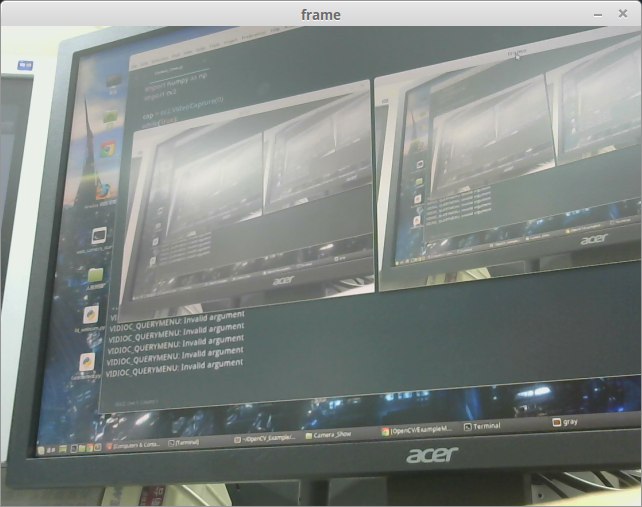
#> input picture ExampleMD/Camera_Show/Camera_Show.png, 642 x 507 px, given in place of the camera
$ python DoubleClick_Auto_MatchHair.py   (Python 2 division)
#> lines starting #> are read from the running program, lines starting #| are printed output that depends on the picture; after the words box and inside, x2 and y2 are one past the last pixel; in counts of white or black regions, pixels touching at a corner belong together
# ====================================================
# Duble click GET:
    # HSV value
    # RGB value
    # (X,Y ) value

# DATA 2015/08/15
# By : Charlotte.HonG
# ====================================================
import cv2
import numpy as np
cap = cv2.VideoCapture(0)
# ==================================

# ====================================================
def init_windows():
    # ret = cap.set(3,320)
    # ret = cap.set(4,240)
    global Hl,Sl,Vl,Hu,Su,Vu,Revise_Flag
    global frame
    Hl=0
    Sl=0
    Vl=0
    Hu=180
    Su=50
    Vu=100
    Revise_Flag=0
    show_windows()
    cv2.setMouseCallback('frame',mouse_click)
# ==================================
def show_windows():
    global Hl,Sl,Vl,Hu,Su,Vu
    global frame
    ret, frame = cap.read()
#> frame is the input picture: shape (507, 642, 3); mean B, G, R 131.3, 134.7, 128.3
    hsv = cv2.cvtColor(frame, cv2.COLOR_BGR2HLS)
#> hsv: shape (507, 642, 3); mean of channels 0, 1, 2 59.7, 131.1, 16.3
    # cv2.imshow('HSL',hsv)
    lower_blue = np.array( [Hl,Sl,Vl] )
    upper_blue = np.array( [Hu,Su,Vu] )
    mask = cv2.inRange(hsv, lower_blue, upper_blue)
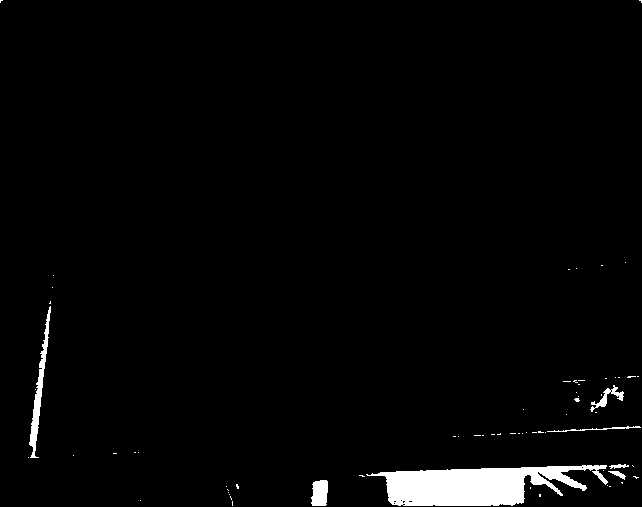
#> mask: shape (507, 642); 2.4% white; 68 white regions (61 under 20 px), largest, box (x1, y1, x2, y2) and area: (366, 465, 608, 506) 6036, (29, 306, 51, 458) 786, (311, 480, 328, 506) 381
    cv2.imshow('mask',mask)
    res = cv2.bitwise_and(frame,frame, mask= mask)
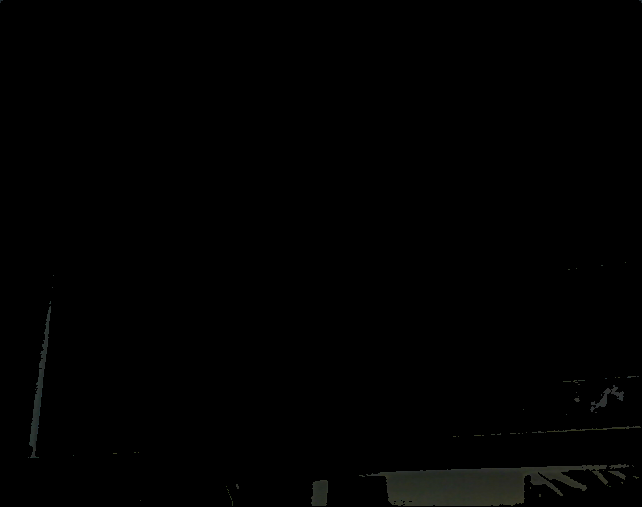
#> res: shape (507, 642, 3); mean B, G, R 1, 1.2, 1.1
    cv2.imshow('res',res)
    cv2.imshow('frame',frame)
# ==================================
def print_hsv():
    print ("lower_blue = ",Hl,Sl,Vl)
    print ("upper_blue = ",Hu,Su,Vu)
    print ("=============================")
# ==================================
def take_picture():
    global img
    cv2.imwrite("HSV.png",frame)
    img = cv2.imread('HSV.png')
# ==================================
def get_rgb():
    global B,G,R
    BGR = img[iy,ix]
    B = img[iy,ix,0]
    G = img[iy,ix,1]
    R = img[iy,ix,2]
    print "RGB=",R,",",G,",",B
# ==================================
def mouse_click(event,x,y,flags,param):
    global ix,iy,drawing,mode
    global Hl,Sl,Vl,Hu,Su,Vu
    ix,iy = x,y
    if event == cv2.EVENT_LBUTTONDBLCLK:
        print "X,Y = (",ix,",",iy,")"
        take_picture()
        get_rgb()
        RGB_to_HSV()
        # Hl=HSV_value[0][0][0]-10
        # Hu=HSV_value[0][0][0]+10
        Sl=HSV_value[0][0][1]-30
        Su=HSV_value[0][0][1]+30
        Vl=HSV_value[0][0][2]-30
        Vu=HSV_value[0][0][2]+30
        print_hsv()
# ==================================
def key_san():
    global key
    key = cv2.waitKey(5) & 0xFF
# ==================================
def RGB_to_HSV():
    global HSV_value
    RGB_value = np.uint8([[[B,G,R ]]])
    HSV_value = cv2.cvtColor(RGB_value,cv2.COLOR_BGR2HLS)
    # print "HSV=",HSV_value
    print "HSV=",HSV_value[0][0]
    # print "H=",HSV_value[0][0][0]
    # print "S=",HSV_value[0][0][1]
    # print "V=",HSV_value[0][0][2]
# ==================================
# ==================================
# ==================================
# ====================================================
#Main Program Start
# ====================================================
init_windows()
while True:
    show_windows()
    key_san()
    # Exit
    if key == 27 and Revise_Flag==0:
        break
    # Enter Revise
    if key == ord( ' ' ):
        print "Now revise Hl"
        Revise_Flag=1
        print_hsv()
    # Revise_H
    if Revise_Flag==1:
        if key == ord( 's' ):
            if Hl<Hu:
                Hl=Hl+1
            print_hsv()
        if key == ord( 'a' ):
            if Hl>0 :
                Hl=Hl-1
            print_hsv()
        if key == ord( 'x' ):
            if Hu<180:
                Hu=Hu+1
            print_hsv()
        if key == ord( 'z' ):
            if Hu>Hl :
                Hu=Hu-1
            print_hsv()
        # Revise_S
        if key == ord( 'f' ):
            if Sl<Su :
                Sl=Sl+1
            print_hsv()
        if key == ord( 'd' ):
            if Sl>0 :
                Sl=Sl-1
            print_hsv()
        if key == ord( 'v' ):
            if Su<255:
                Su=Su+1
            print_hsv()
        if key == ord( 'c' ):
            if Su>Sl:
                Su=Su-1
            print_hsv()
        # Revise_V
        if key == ord( 'h' ):
            if Vl<Vu :
                Vl=Vl+1
            print_hsv()
        if key == ord( 'g' ):
            if Vl>0 :
                Vl=Vl-1
            print_hsv()
        if key == ord( 'n' ):
            if Vu<255:
                Vu=Vu+1
            print_hsv()
        if key == ord( 'b' ):
            if Vu>Vl:
                Vu=Vu-1
            print_hsv()
        if key == 27 :
            Revise_Flag=0
            print "Revise end"
#> this loop made 2 passes; (key x is pressed on pass 1)
cv2.destroyAllWindows()
# ====================================================
